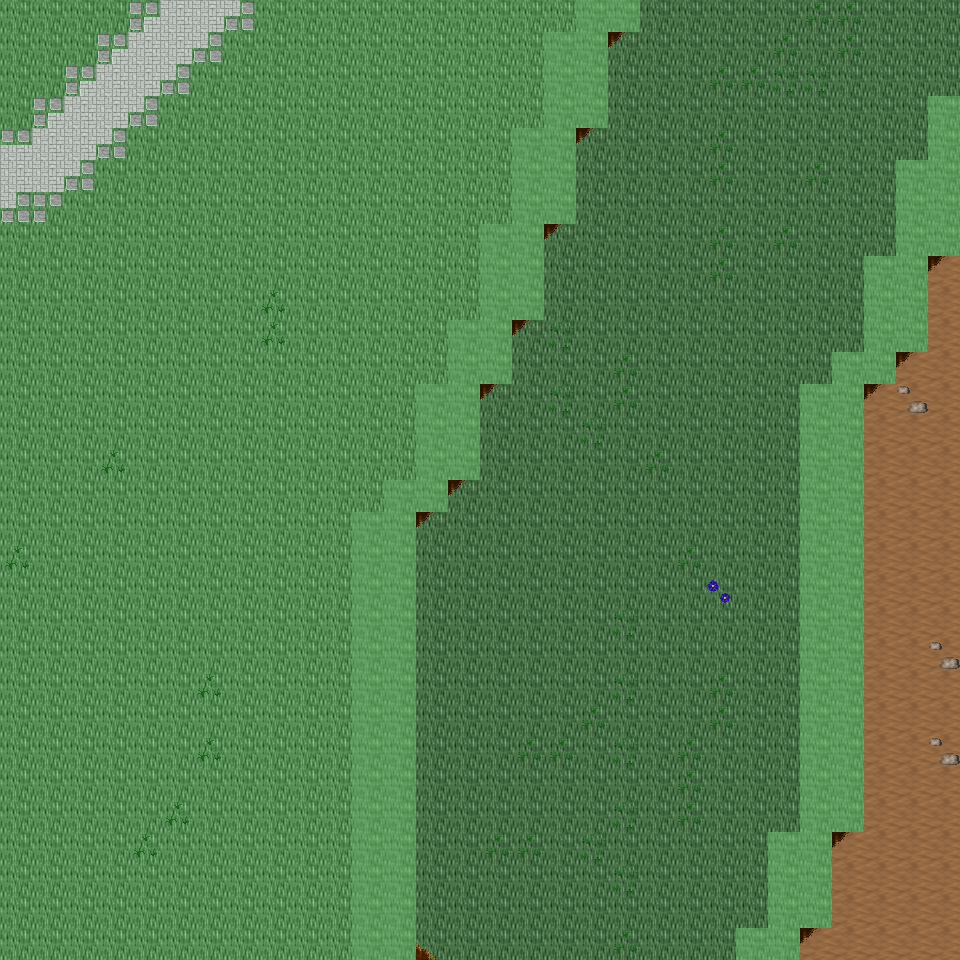

Tiled map render using the project's own tile images. Description and the map definition, with tile-layer contents summarised, below:
An orthogonal 30x30 tile map with 32x32 px tiles, 6 tile layers (Ground, Object, Object2, Above, ...), 31 tilesets and 8 objects (8x mapExit).

<map version="1.0" orientation="orthogonal" renderorder="right-down" width="30" height="30" tilewidth="32" tileheight="32" nextobjectid="9">
  <tileset firstgid="1" name="tileset_ground_ground" tilewidth="32" tileheight="32" tilecount="33" columns="3">
    <image source="../drawable/tileset_ground_ground.png" width="96" height="352" />
  </tileset>
  <tileset firstgid="34" name="tileset_ground_ice_ice" tilewidth="32" tileheight="32" tilecount="3" columns="3">
    <image source="../drawable/tileset_ground_ice_ice.png" width="96" height="32" />
  </tileset>
  <tileset firstgid="37" name="tileset_plant_grasses" tilewidth="32" tileheight="32" tilecount="6" columns="3">
    <image source="../drawable/tileset_plant_grasses.png" width="96" height="64" />
  </tileset>
  <tileset firstgid="43" name="tileset_plant_flower_daisy_white" tilewidth="32" tileheight="32" tilecount="8" columns="2">
    <image source="../drawable/tileset_plant_flower_daisy_white.png" width="64" height="128" />
  </tileset>
  <tileset firstgid="51" name="tileset_plant_flower_daisy_blue" tilewidth="32" tileheight="32" tilecount="8" columns="2">
    <image source="../drawable/tileset_plant_flower_daisy_blue.png" width="64" height="128" />
  </tileset>
  <tileset firstgid="59" name="tileset_ground_ridge_earth_dark" tilewidth="32" tileheight="32" tilecount="96" columns="12">
    <image source="../drawable/tileset_ground_ridge_earth_dark.png" width="384" height="256" />
  </tileset>
  <tileset firstgid="155" name="tileset_ground_rock_pebbles" tilewidth="32" tileheight="32" tilecount="3" columns="1">
    <image source="../drawable/tileset_ground_rock_pebbles.png" width="32" height="96" />
  </tileset>
  <tileset firstgid="158" name="tileset_ground_grass_edges" tilewidth="32" tileheight="32" tilecount="36" columns="12">
    <image source="../drawable/tileset_ground_grass_edges.png" width="384" height="96" />
  </tileset>
  <tileset firstgid="194" name="tileset_plant_bush_bushes" tilewidth="32" tileheight="32" tilecount="10" columns="5">
    <image source="../drawable/tileset_plant_bush_bushes.png" width="160" height="64" />
  </tileset>
  <tileset firstgid="204" name="tileset_plant_stump_stump_purple" tilewidth="32" tileheight="32" tilecount="4" columns="2">
    <image source="../drawable/tileset_plant_stump_stump_purple.png" width="64" height="64" />
  </tileset>
  <tileset firstgid="208" name="tileset_building_wall_stone" tilewidth="32" tileheight="32" tilecount="12" columns="3">
    <image source="../drawable/tileset_building_wall_stone.png" width="96" height="128" />
  </tileset>
  <tileset firstgid="220" name="tileset_ground_ridge_ice_2" tilewidth="32" tileheight="32" tilecount="42" columns="7">
    <image source="../drawable/tileset_ground_ridge_ice_2.png" width="224" height="192" />
  </tileset>
  <tileset firstgid="262" name="tileset_plant_tree_tree_green" tilewidth="32" tileheight="32" tilecount="88" columns="8">
    <image source="../drawable/tileset_plant_tree_tree_green.png" width="256" height="352" />
  </tileset>
  <tileset firstgid="350" name="tileset_building_window_window_long" tilewidth="32" tileheight="32" tilecount="3" columns="3">
    <image source="../drawable/tileset_building_window_window_long.png" width="96" height="32" />
  </tileset>
  <tileset firstgid="353" name="tileset_building_window_window_right" tilewidth="32" tileheight="32" tilecount="2" columns="2">
    <image source="../drawable/tileset_building_window_window_right.png" width="64" height="32" />
  </tileset>
  <tileset firstgid="355" name="tileset_building_door_door_n" tilewidth="32" tileheight="32" tilecount="6" columns="3">
    <image source="../drawable/tileset_building_door_door_n.png" width="96" height="64" />
  </tileset>
  <tileset firstgid="361" name="tileset_building_door_closed_with_key" tilewidth="32" tileheight="32" tilecount="1" columns="1">
    <image source="../drawable/tileset_building_door_closed_with_key.png" width="32" height="32" />
  </tileset>
  <tileset firstgid="362" name="tileset_ground_ladder_horizontal_dark" tilewidth="32" tileheight="32" tilecount="3" columns="1">
    <image source="../drawable/tileset_ground_ladder_horizontal_dark.png" width="32" height="96" />
  </tileset>
  <tileset firstgid="365" name="tileset_ground_ladder_vertical_dark" tilewidth="32" tileheight="32" tilecount="3" columns="3">
    <image source="../drawable/tileset_ground_ladder_vertical_dark.png" width="96" height="32" />
  </tileset>
  <tileset firstgid="368" name="tileset_building_roof_yellow" tilewidth="32" tileheight="32" tilecount="20" columns="5">
    <image source="../drawable/tileset_building_roof_yellow.png" width="160" height="128" />
  </tileset>
  <tileset firstgid="388" name="tileset_logic_creature_gnome" tilewidth="32" tileheight="32" tilecount="6" columns="6">
    <image source="../drawable/tileset_logic_creature_gnome.png" width="192" height="32" />
  </tileset>
  <tileset firstgid="394" name="tileset_logic_creature_orc" tilewidth="32" tileheight="32" tilecount="6" columns="6">
    <image source="../drawable/tileset_logic_creature_orc.png" width="192" height="32" />
  </tileset>
  <tileset firstgid="400" name="tileset_logic_portal" tilewidth="32" tileheight="32" tilecount="24" columns="8">
    <image source="../drawable/tileset_logic_portal.png" width="256" height="96" />
  </tileset>
  <tileset firstgid="424" name="tileset_logic_creature_animal" tilewidth="32" tileheight="32" tilecount="32" columns="8">
    <image source="../drawable/tileset_logic_creature_animal.png" width="256" height="128" />
  </tileset>
  <tileset firstgid="456" name="tileset_logic_collision" tilewidth="32" tileheight="32" tilecount="1" columns="1">
    <image source="../drawable/tileset_logic_collision.png" width="32" height="32" />
  </tileset>
  <tileset firstgid="457" name="tileset_item_blood_nsew_stains" tilewidth="32" tileheight="32" tilecount="4" columns="2">
    <image source="../drawable/tileset_item_blood_nsew_stains.png" width="64" height="64" />
  </tileset>
  <tileset firstgid="461" name="tileset_item_blood_floor_stain" tilewidth="32" tileheight="32" tilecount="1" columns="1">
    <image source="../drawable/tileset_item_blood_floor_stain.png" width="32" height="32" />
  </tileset>
  <tileset firstgid="462" name="tileset_ground_blue_paving" tilewidth="32" tileheight="32" tilecount="2" columns="1">
    <image source="../drawable/tileset_ground_blue_paving.png" width="32" height="64" />
  </tileset>
  <tileset firstgid="464" name="tileset_ground_green_paving" tilewidth="32" tileheight="32" tilecount="18" columns="3">
    <image source="../drawable/tileset_ground_green_paving.png" width="96" height="192" />
  </tileset>
  <tileset firstgid="482" name="tileset_logic_protection" tilewidth="32" tileheight="32" tilecount="2" columns="2">
    <image source="../drawable/tileset_logic_protection.png" width="64" height="32" />
  </tileset>
  <tileset firstgid="484" name="tileset_logic_creature_fowl" tilewidth="32" tileheight="32" tilecount="6" columns="6">
    <image source="../drawable/tileset_logic_creature_fowl.png" width="192" height="32" />
  </tileset>
  <layer name="Ground" width="30" height="30">
    <data>[900 cells, 900 non-empty, 4 distinct tile ids]</data>
  </layer>
  <layer name="Object" width="30" height="30">
    <data>[900 cells, 188 non-empty, 16 distinct tile ids]</data>
  </layer>
  <layer name="Object2" width="30" height="30">
    <data>[900 cells, 0 non-empty, 0 distinct tile ids]</data>
  </layer>
  <layer name="Above" width="30" height="30">
    <data>[900 cells, 0 non-empty, 0 distinct tile ids]</data>
  </layer>
  <layer name="Above2" width="30" height="30">
    <data>[900 cells, 0 non-empty, 0 distinct tile ids]</data>
  </layer>
  <layer name="Walkable" width="30" height="30">
    <data>[900 cells, 112 non-empty, 1 distinct tile ids]</data>
  </layer>
  <objectgroup name="MapEvents">
    <object id="1" name="north" type="mapExit" x="0" y="0" width="576" height="32">
      <properties>
        <property name="map" value="level_0_x171_y42" />
        <property name="x" value="0" />
        <property name="y" value="28" />
      </properties>
    </object>
    <object id="2" name="north2" type="mapExit" x="640" y="0" width="320" height="32">
      <properties>
        <property name="map" value="level_0_x171_y42" />
        <property name="x" value="20" />
        <property name="y" value="28" />
      </properties>
    </object>
    <object id="3" name="south" type="mapExit" x="0" y="928" width="352" height="32">
      <properties>
        <property name="map" value="level_0_x171_y44" />
        <property name="x" value="0" />
        <property name="y" value="1" />
      </properties>
    </object>
    <object id="4" name="south2" type="mapExit" x="416" y="928" width="320" height="32">
      <properties>
        <property name="map" value="level_0_x171_y44" />
        <property name="x" value="13" />
        <property name="y" value="1" />
      </properties>
    </object>
    <object id="5" name="south3" type="mapExit" x="800" y="928" width="160" height="32">
      <properties>
        <property name="map" value="level_0_x171_y44" />
        <property name="x" value="25" />
        <property name="y" value="1" />
      </properties>
    </object>
    <object id="6" name="west" type="mapExit" x="0" y="0" width="32" height="960">
      <properties>
        <property name="map" value="level_0_x170_y43" />
        <property name="x" value="28" />
        <property name="y" value="0" />
      </properties>
    </object>
    <object id="7" name="east" type="mapExit" x="928" y="0" width="32" height="96">
      <properties>
        <property name="map" value="level_0_x172_y43" />
        <property name="x" value="1" />
        <property name="y" value="0" />
      </properties>
    </object>
    <object id="8" name="east2" type="mapExit" x="928" y="256" width="32" height="704">
      <properties>
        <property name="map" value="level_0_x172_y43" />
        <property name="x" value="1" />
        <property name="y" value="8" />
      </properties>
    </object>
  </objectgroup>
</map>
